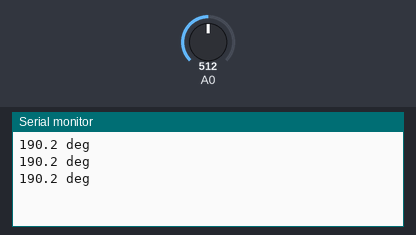
Simulated run of this sketch. Board: Arduino Uno, built with avr-gcc and run on an emulated ATmega328P. Parts: the last lines printed to the serial monitor. The test bench sets the inputs (shaded band); at power-on: A0 = 512.

Above: at 1.3 s.
1.4 s: A0 set to 716
At 1.9 s:
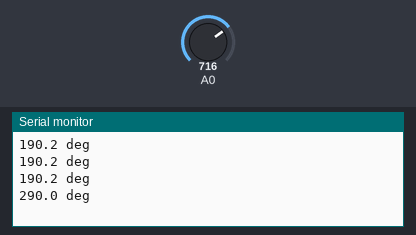
2.9 s: A0 set to 900
At 3.4 s:
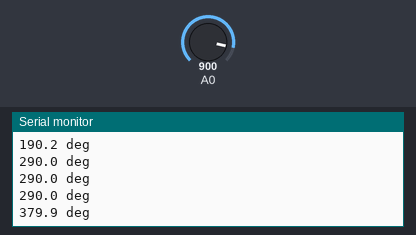
Timing chart, 0 to 5.9 s (numbered marks = the images above; inputs shaded):
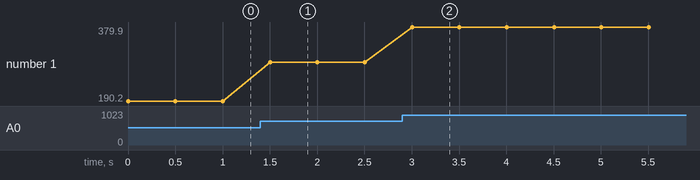

Measured:
- after the input at 1.4 s, the serial monitor: prints a new line after 0.10 s (image 1)
- after the input at 2.9 s, the serial monitor: prints a new line after 0.10 s (image 2)
- plotted number 1: 190.2 → 290 after the input at 1.4 s, 290 → 379.9 after the input at 2.9 s

The sketch:

temp.ino
```cpp
void setup() {
  //シリアル通信の初期化
  Serial.begin(9600) ;
}
void loop() {
  //A0ピンでセンサーの出力電圧読込み
  int val0 = analogRead(0);
  //電圧から温度に変換
  float tmp = 100 * (val0*5.0/1023.0) - 60.0 ;
  //算出した温度を小数1桁までシリアルモニタに出力
  Serial.print(tmp, 1);
  //「deg」をシリアルモニタに出力して改行
  Serial.println(" deg");
  //500ミリ秒待つ
  delay(500);
}
```
